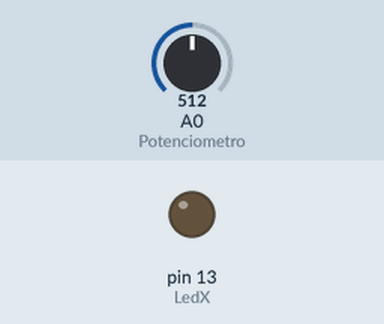
Bench run of a sketch on a simulated Arduino Uno, built with avr-gcc and run on an emulated ATmega328P. Shown: output pins drawn as LEDs (lit = HIGH). The test bench sets the inputs (shaded band); at power-on: A0 (Potenciometro) = 512.

Above: at 1.2 s.
1.3 s: A0 (Potenciometro) set to 531
At 1.6 s:
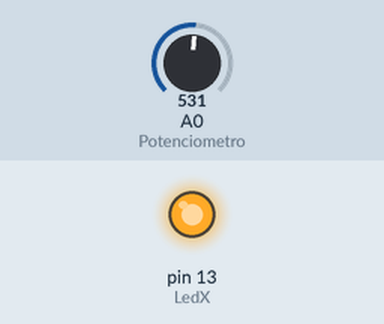
2.8 s: A0 (Potenciometro) set to 511
At 3.9 s:
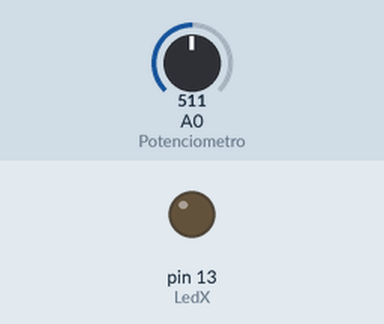
4.3 s: A0 (Potenciometro) set to 716
At 5.1 s:
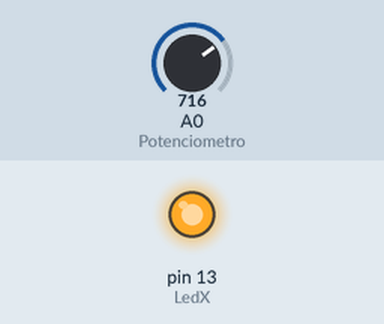
Timing chart, 0 to 7.3 s (numbered marks = the images above; inputs shaded):
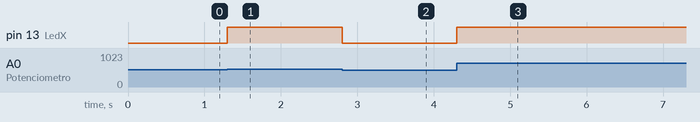

Measured:
- the behaviour switches between 513 and 514 on A0 (Potenciometro) (found by bisection; images 0 and 1)
- after the input at 1.3 s, pin 13 (LedX): LOW → HIGH at once
- after the input at 2.8 s, pin 13 (LedX): HIGH → LOW at once
- after the input at 4.3 s, pin 13 (LedX): LOW → HIGH at once

The sketch:

codigo.ino
```cpp
const int Potenciometro = 0;
const int LedX = 13;
int ValorPoten = 0;
int ValorPwm = 0;

void setup() {
  pinMode(LedX, OUTPUT);
}

void loop() {
  ValorPoten = analogRead(Potenciometro);
  ValorPwm = map(ValorPoten, 0, 1023, 0, 255);
  analogWrite(LedX, ValorPwm);
}
```
